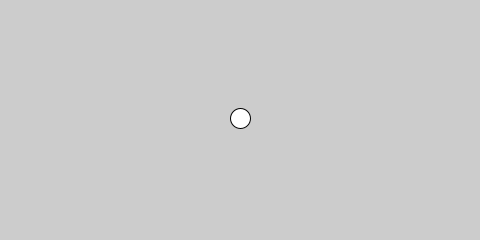
Frame 1 (no input)
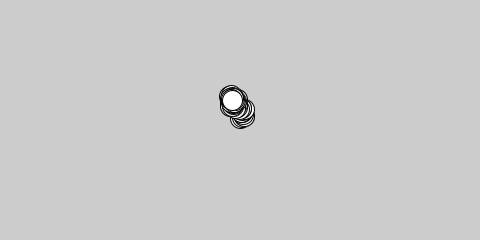
Frame 60 (the mouse pressed at the canvas centre just before this capture)
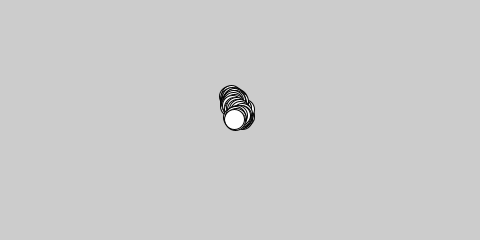
Frame 120 (the mouse held since frame 60 and released just before this capture)

The Processing sketch that drew these frames (run headless with seeded random() and noise(); from frame 60 on, the mouse is pressed at the canvas centre):

// Processing sketch: Example_8_9___Move_shapes_randomly
// ── Example_8_9___Move_shapes_randomly.pde

float speed = 2.5;
int diameter = 20;
float x; float y;

void setup() {
  size(480, 240);
  x = width / 2;
  y = height / 2;
}

void draw() {

  x += random(-speed, speed);
  y += random(-speed, speed);
  ellipse(x, y, diameter, diameter);
}
